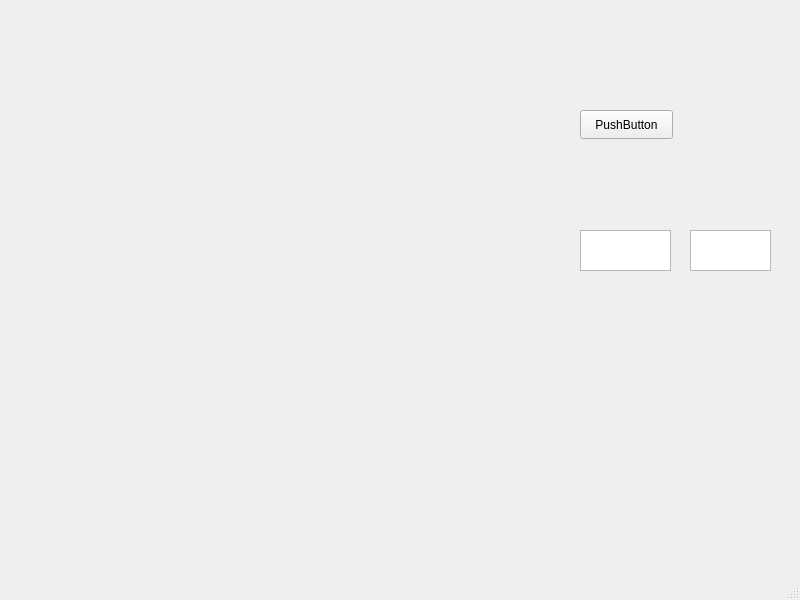
<?xml version="1.0" encoding="UTF-8"?>
<ui version="4.0">
 <class>MainWindow</class>
 <widget class="QMainWindow" name="MainWindow">
  <property name="geometry">
   <rect>
    <x>0</x>
    <y>0</y>
    <width>800</width>
    <height>600</height>
   </rect>
  </property>
  <property name="windowTitle">
   <string>MainWindow</string>
  </property>
  <widget class="QWidget" name="centralwidget">
   <widget class="QTextEdit" name="textEdit">
    <property name="geometry">
     <rect>
      <x>580</x>
      <y>230</y>
      <width>91</width>
      <height>41</height>
     </rect>
    </property>
   </widget>
   <widget class="QTextEdit" name="textEdit_2">
    <property name="geometry">
     <rect>
      <x>690</x>
      <y>230</y>
      <width>81</width>
      <height>41</height>
     </rect>
    </property>
   </widget>
   <widget class="QPushButton" name="pushButton">
    <property name="geometry">
     <rect>
      <x>580</x>
      <y>110</y>
      <width>93</width>
      <height>29</height>
     </rect>
    </property>
    <property name="text">
     <string>PushButton</string>
    </property>
   </widget>
  </widget>
  <widget class="QMenuBar" name="menubar">
   <property name="geometry">
    <rect>
     <x>0</x>
     <y>0</y>
     <width>800</width>
     <height>26</height>
    </rect>
   </property>
  </widget>
  <widget class="QStatusBar" name="statusbar"/>
 </widget>
 <resources/>
 <connections/>
</ui>
